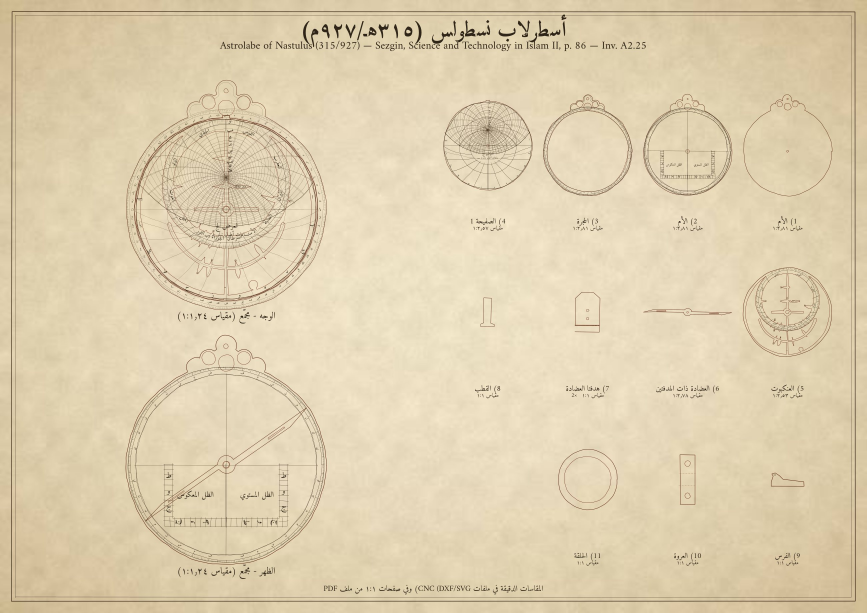
#> input picture instruments/01_A2_25_nastulus_kuwait/nastulus_kuwait_overview.jpg, 2600 x 1838 px (shown at 1/3 size)
$ python -i trace.py   (imports and definitions only)
#> lines starting #> are read from the running program, lines starting #| are printed output that depends on the picture; after the words box and inside, x2 and y2 are one past the last pixel; in counts of white or black regions, pixels touching at a corner belong together
#> in rectify, img is the input picture: shape (1838, 2600, 3); mean B, G, R 176, 208, 223.3
"""Trace the outline of the mater + throne (kursi) from the photographs of
the book, so that the cut outline reproduces the original decoration.

The photo is segmented (instrument vs. background), the mater circle is
fitted on the lower part of the contour, the suspension ring is removed,
the silhouette is symmetrised about the vertical axis and returned in
millimetres (centre of the mater = origin, y up) scaled to the diameter
of the model given by the book."""
import math
import numpy as np
import cv2


def segment(img):
    """foreground mask: brass is a saturated yellow, the backgrounds of the
    photographs (black, white, grey gradients) are unsaturated."""
    hsv = cv2.cvtColor(img, cv2.COLOR_BGR2HSV)
#> hsv: shape (3676, 5200, 3); mean H, S, V 20.2, 54.8, 223.3
    m = ((hsv[..., 1] > 50) & (hsv[..., 2] > 55) & (hsv[..., 0] >= 5) & (hsv[..., 0] <= 40)).astype(np.uint8) * 255
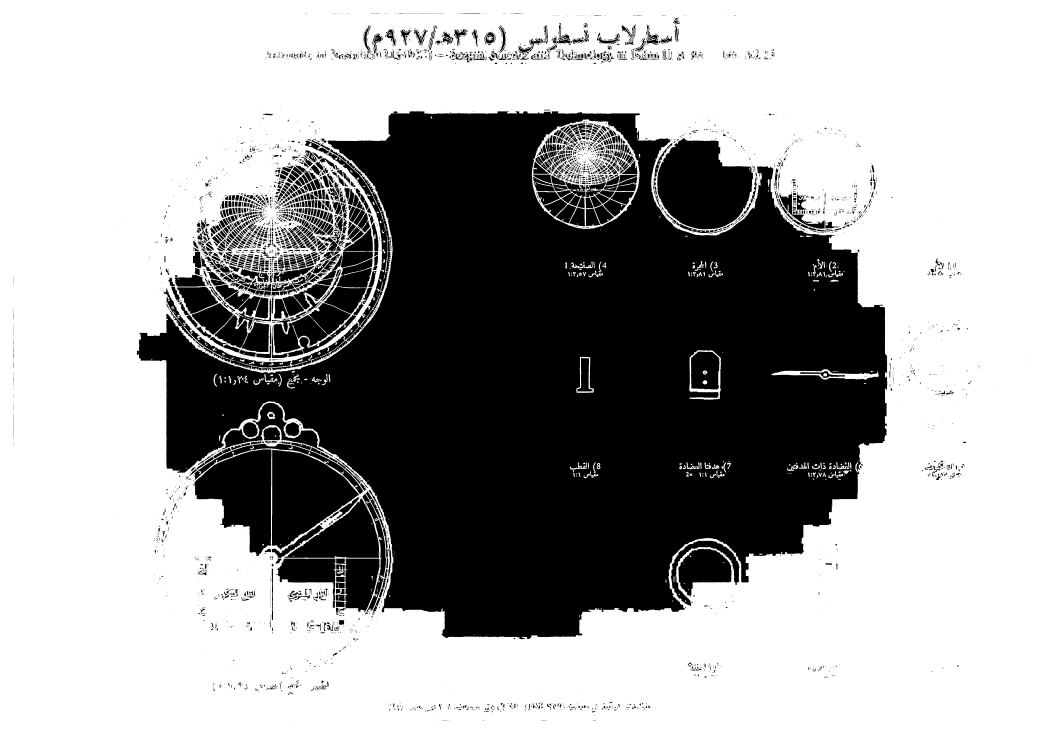
#> m: shape (3676, 5200) (shown at 1/5 size); 63.6% white; 6239 black regions (3666 under 20 px), largest, box (x1, y1, x2, y2) and area: (684, 556, 4436, 3196) 5389843, (3286, 691, 3766, 1146) 158257, (1359, 2249, 1796, 2750) 132762
    k = max(3, int(min(img.shape[:2]) * 0.006)) | 1
#> k = 23
    m = cv2.morphologyEx(m, cv2.MORPH_CLOSE, cv2.getStructuringElement(cv2.MORPH_ELLIPSE, (k, k)))
#> m: shape (3676, 5200); 66.9% white; 148 black regions, largest, box (x1, y1, x2, y2) and area: (695, 556, 4436, 3191) 5315637, (3286, 696, 3764, 1146) 157079, (1360, 2251, 1789, 2733) 131947
    n, lbl, st, _ = cv2.connectedComponentsWithStats(m)
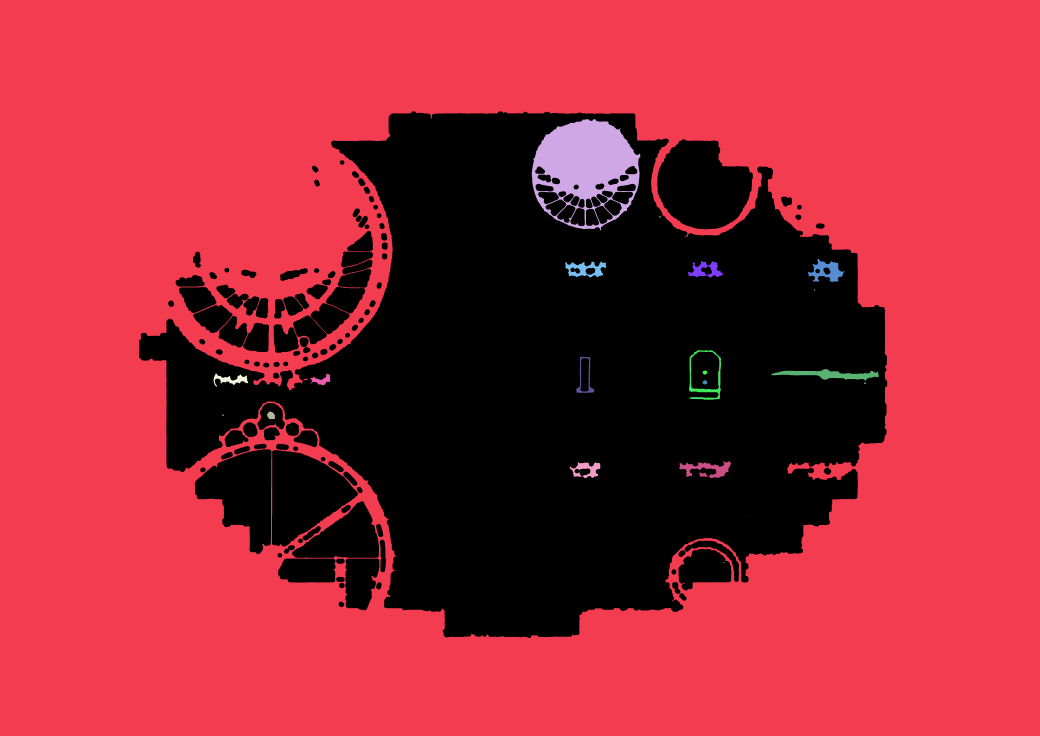
#> lbl: shape (3676, 5200) int32 (shown at 1/5 size); 39 distinct labels, from 0 to 38; one colour per label, 0 black
#> n = 39; st = 39 rows, first 6: [695, 556, 3741, 2635, 6320305], [0, 0, 5200, 3676, 12550548], [2659, 595, 543, 556, 168113], [2731, 892, 1, 1, 1], [3875, 1050, 1, 1, 1], [3296, 1081, 9, 7, 39]
    kk = 1 + np.argmax(st[1:, cv2.CC_STAT_AREA])
#> kk = 1
    m = (lbl == kk).astype(np.uint8) * 255
#> m: shape (3676, 5200); 65.7% white; 114 black regions, largest, box (x1, y1, x2, y2) and area: (695, 556, 4436, 3191) 5658108, (3286, 696, 3764, 1146) 157079, (1360, 2251, 1789, 2733) 131955
    # fill interior holes that are not background-coloured openwork:
    # holes of the mater disc (silver rete, shadows) are filled, holes in the
    # throne stay (they are checked against the background colour)
    inv = cv2.bitwise_not(m)
    n, lbl, st, _ = cv2.connectedComponentsWithStats(inv)
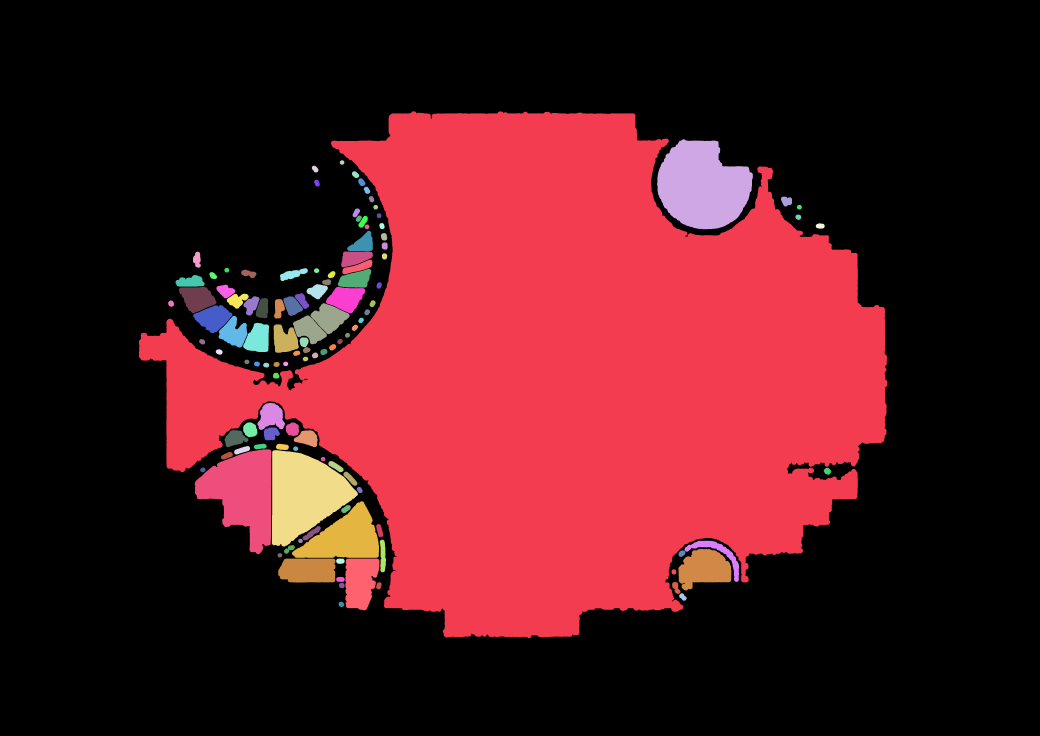
#> lbl: shape (3676, 5200) int32 (shown at 1/5 size); 115 distinct labels, from 0 to 114; one colour per label, 0 black
#> n = 115; st = 115 rows, first 6: [0, 0, 5200, 3676, 12550548], [695, 556, 3741, 2635, 5658108], [3286, 696, 478, 450, 157079], [1699, 801, 23, 23, 401], [1559, 828, 33, 35, 774], [1760, 856, 36, 34, 853]
    hsvb = hsv.reshape(-1, 3)
    border = np.concatenate([hsv[:5].reshape(-1, 3), hsv[-5:].reshape(-1, 3), hsv[:, :5].reshape(-1, 3), hsv[:, -5:].reshape(-1, 3)]).astype(float)
    bgv = np.median(border[:, 2])
#> bgv = 216
    for i in range(1, n):
        x, y, w, h, a = st[i]
        if x == 0 or y == 0 or x + w >= m.shape[1] or y + h >= m.shape[0]:
            continue
        reg = lbl == i
        v = hsv[..., 2][reg].astype(float)
        sat = hsv[..., 1][reg].astype(float)
        # a real hole shows the background: similar brightness, low saturation
        if abs(np.median(v) - bgv) < 45 and np.median(sat) < 60:
            continue
        m[reg] = 255
#> this loop made 114 passes
#> (x, y, w, h, a) on passes 1 to 12: (695, 556, 3741, 2635, 5658108), (3286, 696, 478, 450, 157079), (1699, 801, 23, 23, 401), (1559, 828, 33, 35, 774), (1760, 856, 36, 34, 853), (1791, 891, 36, 40, 1001), (1571, 898, 28, 35, 700), (1819, 933, 32, 36, 816), (1844, 980, 27, 32, 631), (3905, 983, 55, 50, 2070), (1867, 1024, 23, 24, 424), (3985, 1024, 24, 24, 448)
#> pass 1, in segment, `reg = lbl == i`:
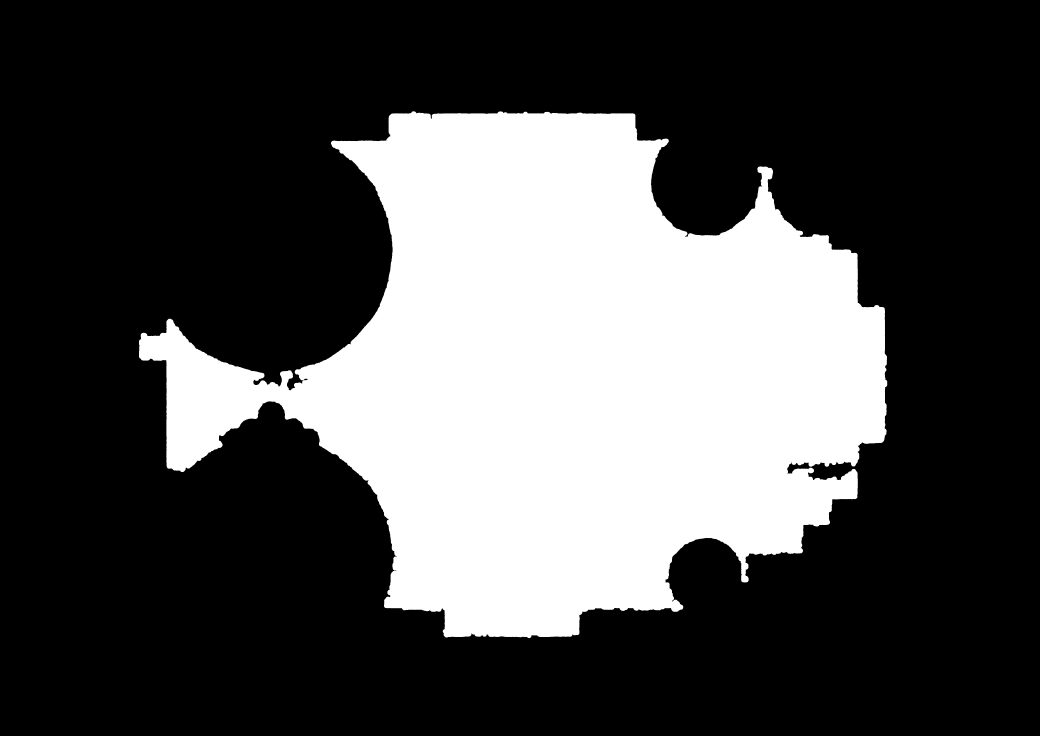
#> reg: shape (3676, 5200) bool (shown at 1/5 size); 29.6% white; 1 white region, box (x1, y1, x2, y2) and area: (695, 556, 4436, 3191) 5658108
#> pass 3, in segment, `reg = lbl == i`:
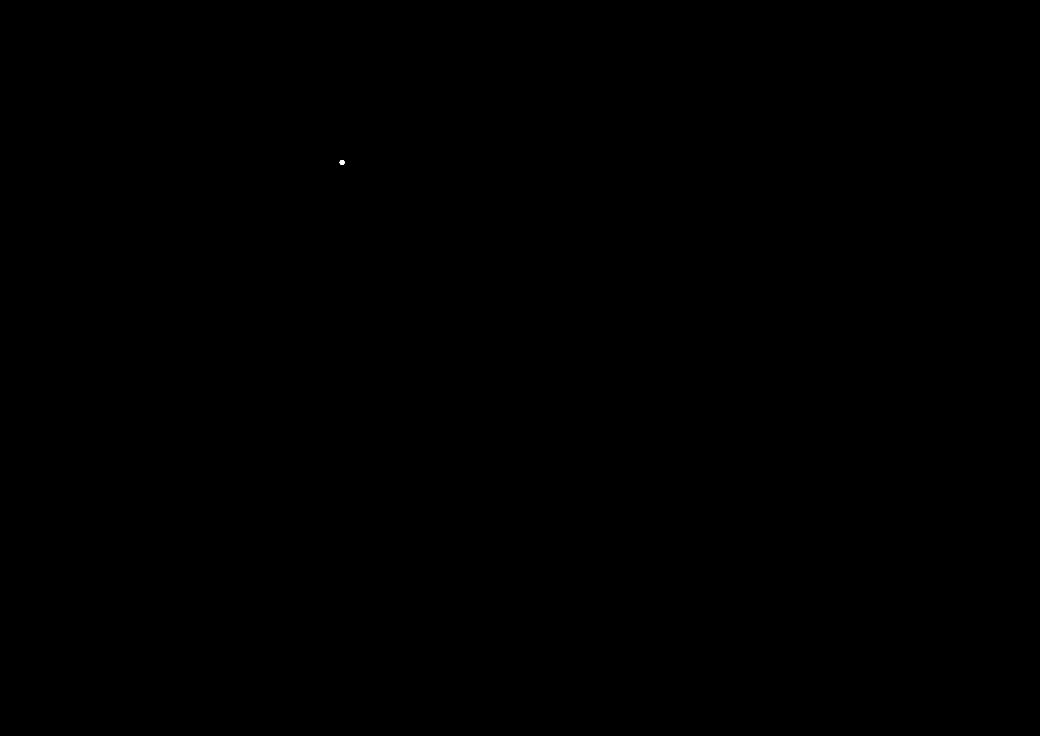
#> reg: shape (3676, 5200) bool (shown at 1/5 size); 0% white; 1 white region
    return m


# [14 lines left out: function segment_color, not called in this run]


def fit_circle(pts):
    x, y = pts[:, 0].astype(float), pts[:, 1].astype(float)
    A = np.stack([x, y, np.ones_like(x)], 1)
    b = x * x + y * y
    c = np.linalg.lstsq(A, b, rcond=None)[0]
    cx, cy = c[0] / 2, c[1] / 2
    return cx, cy, math.sqrt(c[2] + cx * cx + cy * cy)


def mater_circle(mask, polygon=False):
#> called with polygon = False
    cs, _ = cv2.findContours(mask, cv2.RETR_EXTERNAL, cv2.CHAIN_APPROX_NONE)
#> cs = 1 contour; box (x1, y1, x2, y2) and area: (0, 0, 5200, 3676) 19106325
    c = max(cs, key=cv2.contourArea)[:, 0, :]
#> c = 17748 pairs, first value 0 to 5199, second value 0 to 3675
    # first guess from the lower 60% of the bounding box
    y0, y1 = c[:, 1].min(), c[:, 1].max()
#> y0 = 0; y1 = 3675
    sel = c[c[:, 1] > y0 + 0.45 * (y1 - y0)]
#> sel = 9242 pairs, first value 0 to 5199, second value 1654 to 3675
    cx, cy, r = fit_circle(sel)
#> in fit_circle, `x, y = pts[:, 0].astype(float), pts[:, 1].astype(float)`: x = 9242 values from 0 to 5199; y = 9242 values, max 3675 at index 2021, min 1654 at index 0, mean 3232.8
#> in fit_circle, `b = x * x + y * y`: b = 9242 values, max 40535226 at index 7220, min 2735716 at index 0, mean 21832213.5
#> in fit_circle, `c = np.linalg.lstsq(A, b, rcond=None)[0]`: c = [5199, 2952.9, -1228985.8]
#> in fit_circle, `cx, cy = c[0] / 2, c[1] / 2`: cx = 2599.5; cy = 1476.5
#> cx = 2599.5; cy = 1476.5; r = 2776.4
    for _ in range(4):
        ang = np.degrees(np.arctan2(-(c[:, 1] - cy), c[:, 0] - cx))
        dist = np.hypot(c[:, 0] - cx, c[:, 1] - cy)
        ok = (ang < 30) & (ang > -210) & (np.abs(dist - r) < 0.04 * r)
        ok |= (ang > 150) & (np.abs(dist - r) < 0.04 * r)
        if ok.sum() > 50:
            cx, cy, r = fit_circle(c[ok])
#> this loop made 4 passes
#> (c in fit_circle, cy, r) on passes 1 to 4: ([5199, 2965.8, -1304696.1], 1482.9, 2766.2), ([5199, 2980.2, -1387692.8], 1490.1, 2755), ([5199, 2996.8, -1480586.5], 1498.4, 2742.6), ([5199, 3016.3, -1587115.3], 1508.1, 2728.5)
    return cx, cy, r


# [80 lines left out: functions throne_mask, symmetrise, trace_outline, not called in this run]


# ---------------------------------------------------------------------------
# v2: perspective (ellipse) rectification, throne with explicit cut height,
# silver rete extraction, rectified photo for overlays
def rectify(path, upscale=2, fit='lower'):
    """Load a photo, fit an ellipse to the rim of the mater and warp the
    image so that the rim becomes an exact circle.  Returns
    (image, mask, cx, cy, r) in the rectified image."""
    img = cv2.imread(path)
    img = cv2.resize(img, None, fx=upscale, fy=upscale, interpolation=cv2.INTER_CUBIC)
    mask = segment(cv2.GaussianBlur(img, (5, 5), 0))
    cx, cy, r = mater_circle(mask)
#> cx = 2599.5; cy = 1508.1; r = 2728.5
    cs, _ = cv2.findContours(mask, cv2.RETR_EXTERNAL, cv2.CHAIN_APPROX_NONE)
    c = max(cs, key=cv2.contourArea)[:, 0, :].astype(np.float32)
#> c = 17748 pairs, first value 0 to 5199, second value 0 to 3675
    ang = np.degrees(np.arctan2(-(c[:, 1] - cy), c[:, 0] - cx))
#> ang = 17748 values, max 180 at index 1508, min -180 at index 1509, mean -6.67
    dist = np.hypot(c[:, 0] - cx, c[:, 1] - cy)
#> dist = 17748 values, max 3384.2 at index 3675, min 1508.1 at index 15148, mean 2540.3
    ok = (np.abs(dist - r) < 0.05 * r) & ((ang < 40) | (ang > 140) | (ang < -0))
    ok &= ~((ang > 40) & (ang < 140))          # skip the throne
    pts = c[ok]
#> pts = 6376 pairs, first value 0 to 5199, second value 0 to 3675
    if len(pts) > 30:
        (ex, ey), (MA, ma), th = cv2.fitEllipse(pts)
#> ex = 2599.5; ey = 1466.1; MA = 5354.8; ma = 5717.8; th = 0
        a, b = MA / 2, ma / 2
#> a = 2677.4; b = 2858.9
        R = math.sqrt(a * b)
#> R = 2766.7
        t = math.radians(th)
#> t = 0
        Rm = np.array([[math.cos(t), -math.sin(t)], [math.sin(t), math.cos(t)]])
#> Rm = [[1, 0], [0, 1]]
        S = np.diag([R / a, R / b])
#> S = [[1.03, 0], [0, 0.968]]
        A = Rm @ S @ Rm.T
#> A = [[1.03, 0], [0, 0.968]]
        M = np.hstack([A, (np.array([ex, ey]) - A @ np.array([ex, ey]))[:, None]]).astype(np.float32)
#> M = [[1.03, 0, -86.67], [0, 0.968, 47.3]]
        h, w = img.shape[:2]
#> h = 3676; w = 5200
        img = cv2.warpAffine(img, M, (w, h), flags=cv2.INTER_CUBIC, borderMode=cv2.BORDER_REPLICATE)
        mask = cv2.warpAffine(mask, M, (w, h), flags=cv2.INTER_NEAREST)
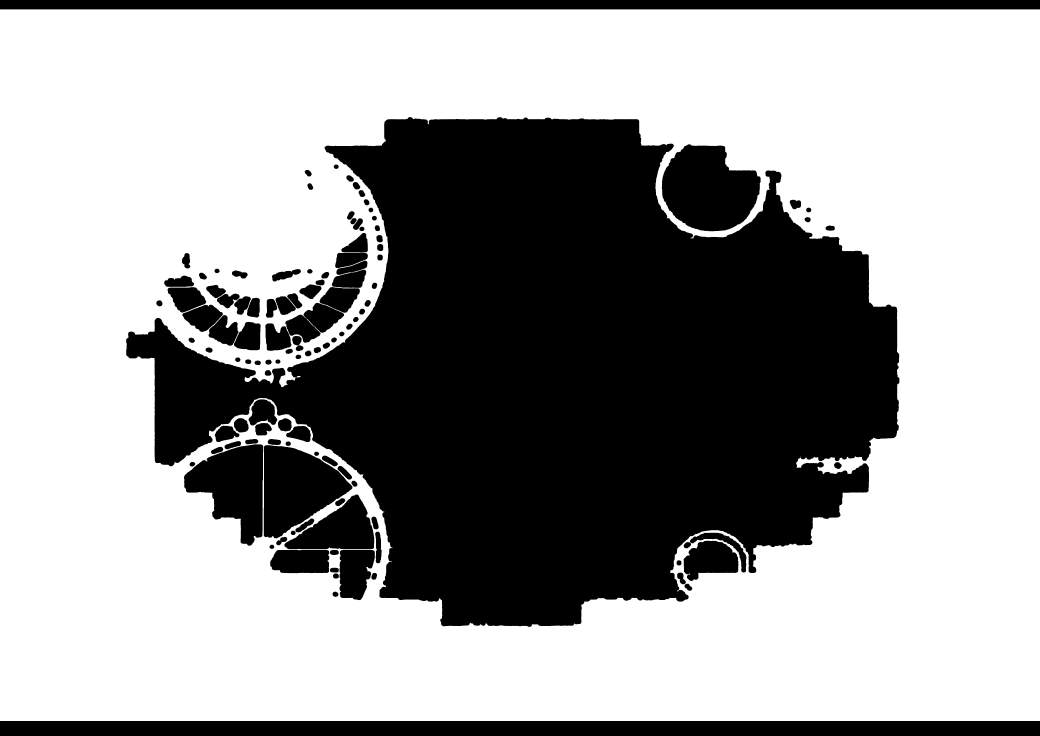
#> mask: shape (3676, 5200) (shown at 1/5 size); 62.4% white; 116 black regions, largest, box (x1, y1, x2, y2) and area: (631, 585, 4497, 3135) 5658388, (0, 3605, 5200, 3676) 369200, (0, 0, 5200, 47) 244400
        cx, cy, r = ex, ey, R
#> cy = 1466.1; r = 2766.7
    return img, mask, cx, cy, r


# [71 lines left out: functions contours_mm, throne_v2, silver_rete, photo_for_overlay, not called in this run]

>>> result = rectify('../../instruments/01_A2_25_nastulus_kuwait/nastulus_kuwait_overview.jpg')
#> result = 5 items
